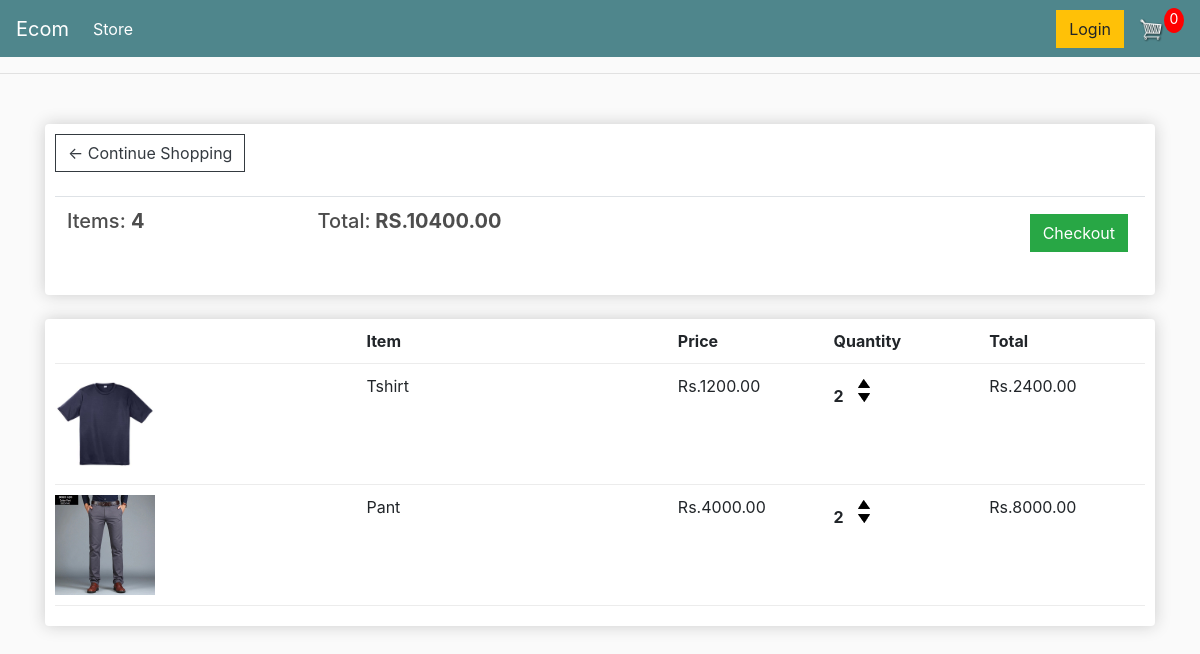
The app's page /cart/ (signed in) with its own data.
### store/models.py (models this page shows, shortened)
class Order(models.Model):
    customer = models.ForeignKey(Customer, on_delete=models.SET_NULL, blank=True, null=True)
    date_order = models.DateTimeField(auto_now_add=True)
    complete = models.BooleanField(default=False, null=True, blank=True)
    transaction_id = models.CharField(max_length=200, null=True)
    @property
    def get_cart_items(self):
        orderitems = self.orderitem_set.all()
        total = sum([item.quantity for item in orderitems])
        return total
    @property
    def get_cart_total(self):
        orderitems = self.orderitem_set.all()
        total = sum([item.get_total for item in orderitems])
        return total

class OrderItem(models.Model):
    product = models.ForeignKey(Product, on_delete=models.SET_NULL, blank=True, null=True)
    order = models.ForeignKey(Order, on_delete=models.SET_NULL, blank=True, null=True)
    quantity = models.IntegerField(default=0, null=True, blank=True)
    date_added = models.DateTimeField(auto_now_add=True)
    @property
    def get_total(self):
        total = self.product.price * self.quantity
        return total

class Product(models.Model):
    name = models.CharField(max_length=200, null=True)
    price = models.FloatField()
    digital = models.BooleanField(default=False, null=True, blank=False)
    image = models.ImageField(null=True, blank=True)
    @property
    def imageURL(self):
        try:
            url = self.image.url
        except:
            url = ''
        return url

### store/views.py (the view)
# urls.py: path('cart/', views.cart, name="cart"),
def cart(request):
    if request.user.is_authenticated:
        customer = request.user.customer
        order, created = Order.objects.get_or_create(customer=customer, complete=False)
        items = order.orderitem_set.all()
    else:
        items = []
        order = {'get_cart_items':0, 'get_cart_total':0}
    context = {'items': items, 'order': order}
    return render(request, 'store/cart.html', context)

### store/templates/store/cart.html
{% extends 'store/main.html' %}
{% load static %}
{% block content %}
<div class="row">
     <div class="col-lg-12">
          <div class="box-element">
               <a  class="btn btn-outline-dark" href="{% url 'store' %}">&#x2190; Continue Shopping</a>
               <br>
               <br>
               <table class="table">
                    <tr>
                         <th><h5>Items: <strong>{{order.get_cart_items}}</strong></h5></th>
                         <th><h5>Total:<strong> RS.{{order.get_cart_total|floatformat:2}}</strong></h5></th>
                         <th>
                              <a  style="float:right; margin:5px;" class="btn btn-success" href="{% url 'checkout' %}">Checkout</a>
                         </th>
                    </tr>
               </table>
          </div>
          <br>
          <div class="box-element">
               <div class="cart-row">
                    <div style="flex:2"></div>
                    <div style="flex:2"><strong>Item</strong></div>
                    <div style="flex:1"><strong>Price</strong></div>
                    <div style="flex:1"><strong>Quantity</strong></div>
                    <div style="flex:1"><strong>Total</strong></div>
               </div>
               {% for item in items %}
               <div class="cart-row">
                    <div style="flex:2"><img class="row-image" src="{{item.product.imageURL}}"></div>
                    <div style="flex:2"><p>{{item.product.name}}</p></div>
                    <div style="flex:1"><p>Rs.{{item.product.price|floatformat:2}}</p></div>
                    <div style="flex:1">
                         <p class="quantity">{{item.quantity}}</p>
                         <div class="quantity">
                              <img class="chg-quantity" src="{% static  'images/arrow-up.png' %}">
                              <img class="chg-quantity" src="{% static  'images/arrow-down.png' %}">
                         </div>
                    </div>
                    <div style="flex:1"><p>Rs.{{item.get_total|floatformat:2}}</p></div>
               </div>
               {% endfor %}
          </div>
     </div>
</div>
{% endblock content %}

### static/css/main.css (style rules this page uses)
body { background-color: hsl(0, 0%, 98%); }
h1,h2,h3,h4,h5,h6 { color:hsl(0, 0%, 30%); }
.box-element { box-shadow:hsl(0, 0%, 80%) 0 0 16px; background-color: #fff; border-radius: 4px; padding: 10px; }
.col-lg-4, .col-lg-6, .col-lg-8, .col-lg-12 { margin-top: 10px; }
.btn { border-radius: 0; }
.row-image { width: 100px; }
.cart-row { display: flex; align-items: flex-stretch; padding-bottom: 10px; margin-bottom: 10px; border-bottom: 1px solid #ececec; }
.quantity { display: inline-block; font-weight: 700; padding-right:10px; }
.chg-quantity { width: 12px; cursor: pointer; display: block; margin-top: 5px; transition:.1s; }

### records on screen
Order: get_cart_items "4", get_cart_total "10400.00"
OrderItem: product.imageURL (picture), product.name "Tshirt", product.price "1200.00", quantity "2", get_total "2400.00"
OrderItem: product.imageURL (picture), product.name "Pant", product.price "4000.00", quantity "2", get_total "8000.00"
